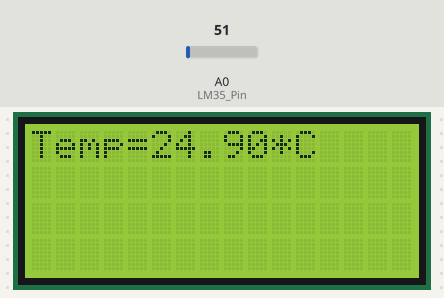
The sketch below on a simulated Arduino Uno, built with avr-gcc and run on an emulated ATmega328P. On the bench: 16×4 character LCD. The inputs (shaded band) are chosen by the test bench; at power-on: A0 (LM35_Pin) = 51. What the sketch prints to the serial monitor is not drawn.

Above: at 1.2 s.
1.3 s: A0 (LM35_Pin) set to 23
At 3.2 s:
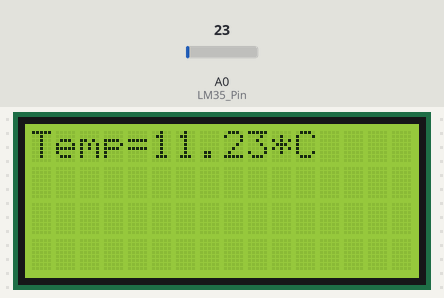
3.5 s: A0 (LM35_Pin) set to 18
At 5.0 s:
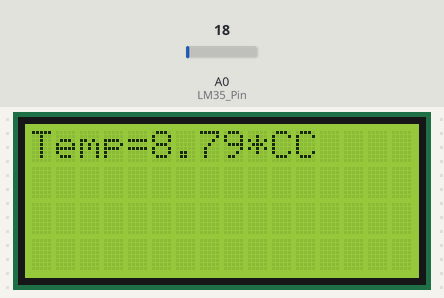
5.5 s: A0 (LM35_Pin) set to 30
At 6.8 s:
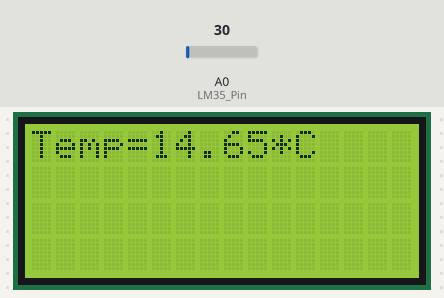
Timing chart, 0 to 8.5 s (numbered marks = the images above; inputs shaded):
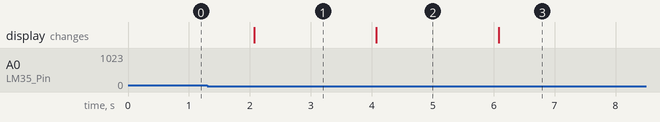

Measured:
- the behaviour switches between 21 and 20 on A0 (LM35_Pin) (found by bisection; images 1 and 2)
- after the input at 1.3 s, the display: changes after 0.77 s (image 1)
- after the input at 3.5 s, the display: changes after 0.58 s (image 2)
- after the input at 5.5 s, the display: changes after 0.58 s (image 3)

The sketch:

Lm35_temperature_sensor_temp_print_on_LCD.ino
```cpp
#include <LiquidCrystal.h>

// initialize the library by associating any needed LCD interface pin
// with the arduino pin number it is connected to
const int rs = 12, en = 11, d4 = 10, d5 = 9, d6 = 8, d7 =7 ;
LiquidCrystal lcd(rs, en, d4, d5, d6, d7);

float LM35_val;
int LM35_Pin = 0;

void setup()
{
  Serial.begin(9600);
  lcd.begin(16,4);
}
void loop()
{
  LM35_val = analogRead(LM35_Pin);

  float mv = ( LM35_val / 1024.0) * 5000;
  float cel = mv / 10;

  Serial.print("TEMPRATURE in Celcius = ");

  Serial.print(cel);

  Serial.print("*C");
  Serial.println();
  lcd.setCursor(0,0);
  lcd.print("Temp=");
  lcd.print(cel);
  lcd.print("*C");
  delay(1000);

}
```
